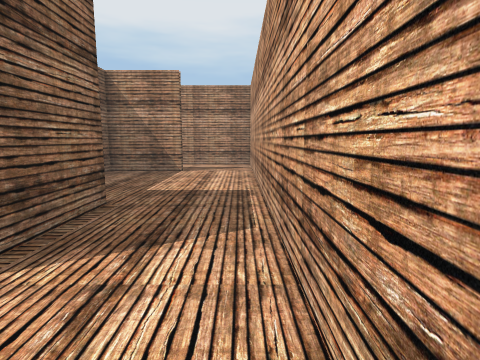
View 1 (above)

22 first-person views from a walk through a 3-D level made in the Unity game engine. The camera is 1.2 m above the floor, tilts 8° down and sees 80° across. Doors are open. The floor is counted in squares, 1 m on a side. Each view is taken from the middle of a square. On the plan, view 1 faces up. The plan holds only what a view shows up to about 13 squares ahead; the rest is blank.

View 2
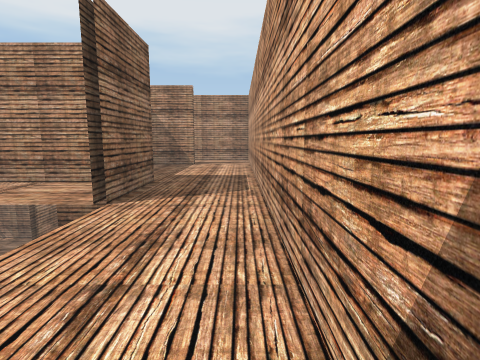

View 3
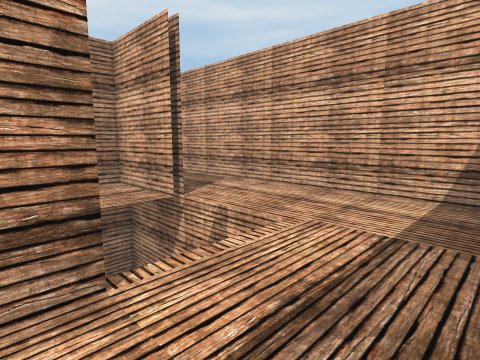

View 4
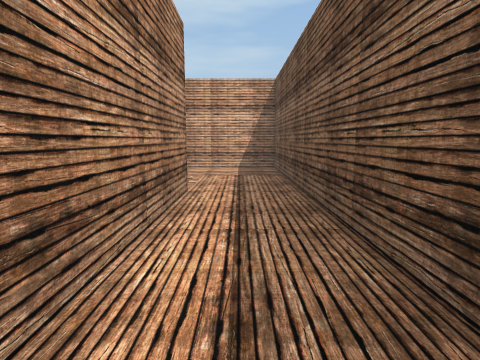

View 5
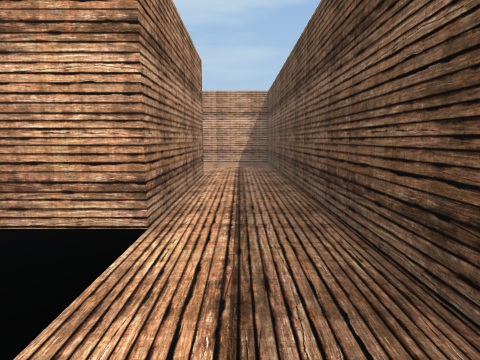

View 6
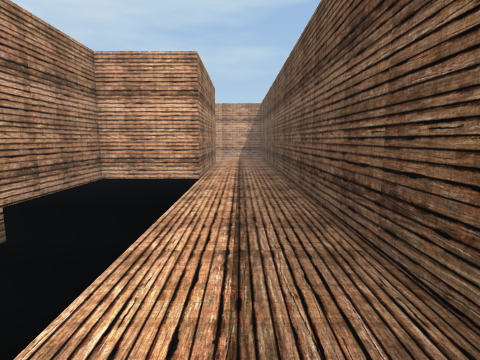

View 7
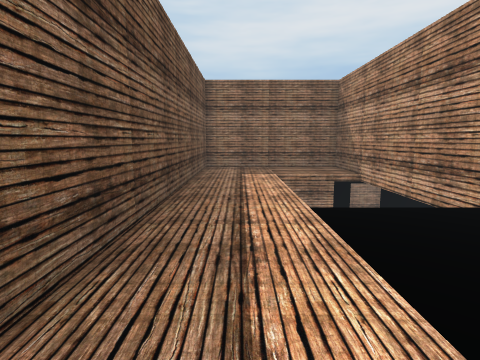

View 8
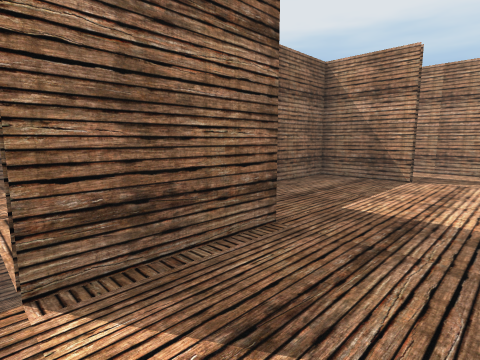

View 9
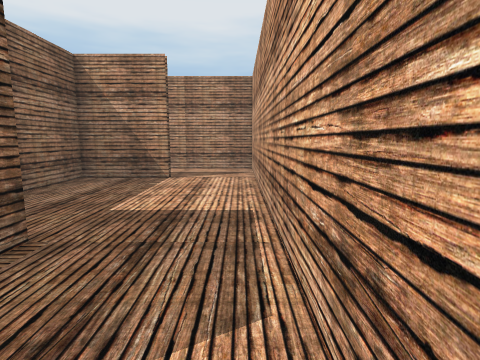

View 10
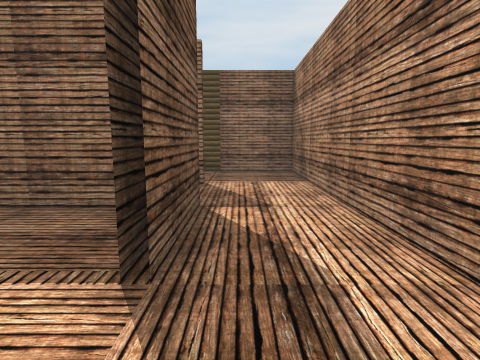

View 11
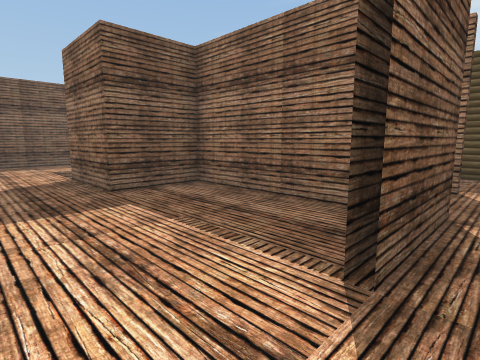

View 12
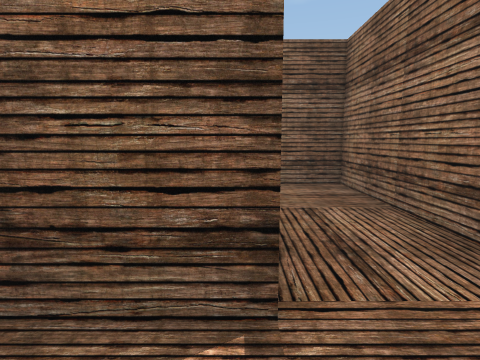

View 13
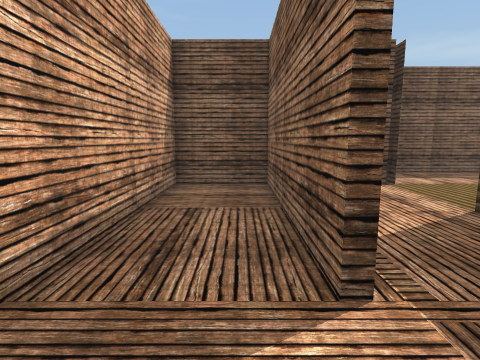

View 14
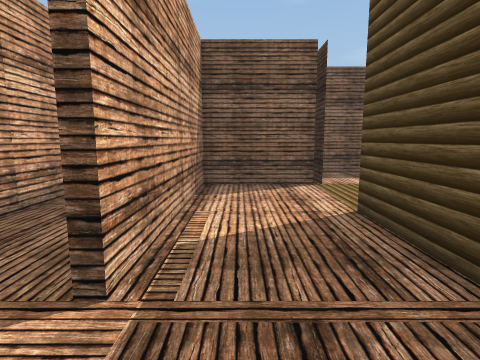

View 15
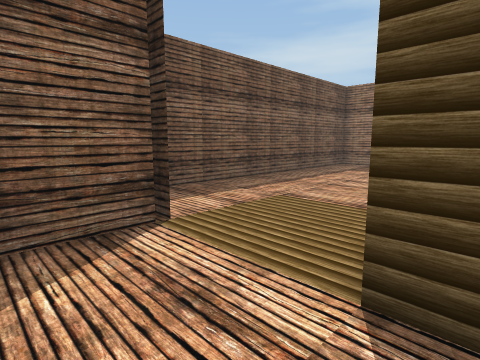

View 16
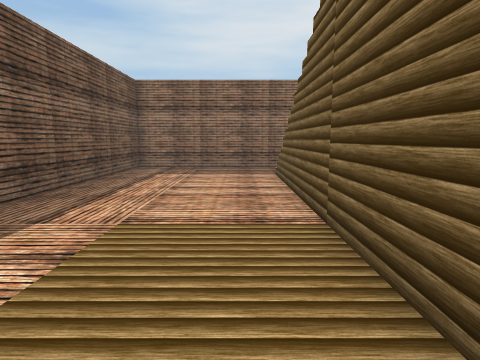

View 17
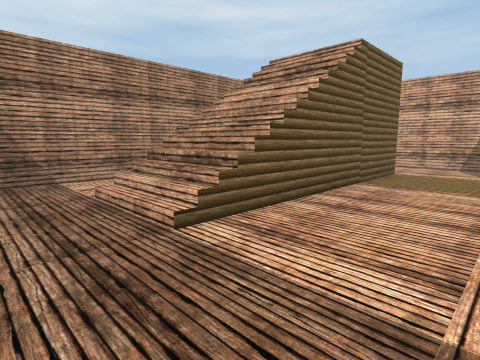

View 18
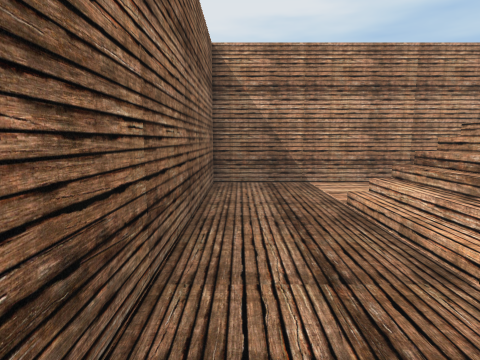

View 19
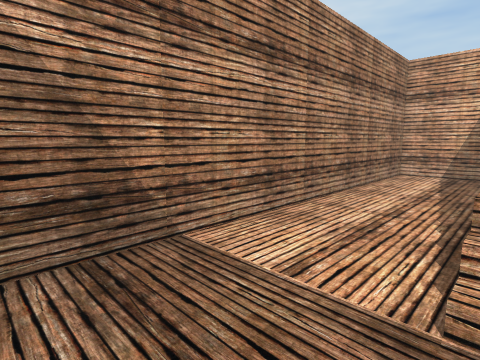

View 20
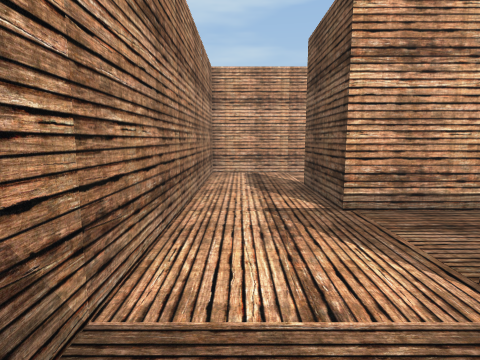

View 21
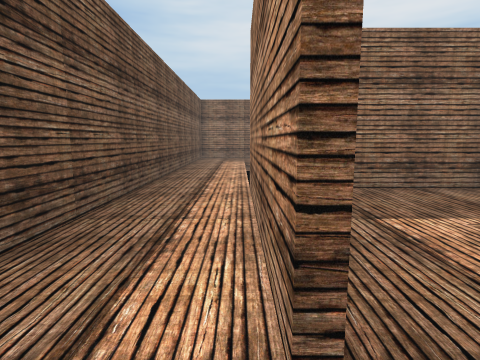

View 22
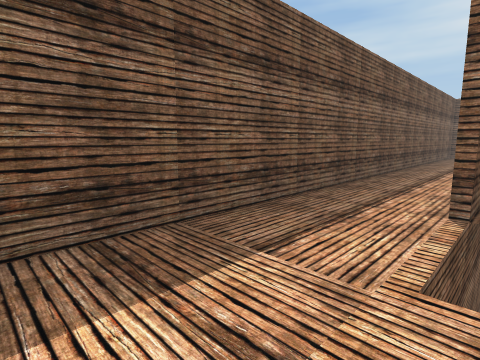

### Floor plan
Key: @ floor where view 1 was taken; # wall or solid block; . floor; / step, stairs or slope; D open door; = window, fence, low wall or low ledge; v drop or lower ground.
Columns run from 23 left of view 1 to 1 right of it. Each row starts with its distance up from view 1.
 14 #########################
 13 #...........#...........#
 12 #...........#...........#
 11 #..//////   v.....###...#
 10 #..//////   ...#..#.....#
  9 #..//////   v..#..#.....#
  8 #...=////DDDD..#..#.....#
  7 #........DDDD..#..#.....#
  6 #........DDDD..#..#.....#
  5 #...........###DDD###...#
  4 #...........#..  D..#...#
  3 #...........#..DDD..#...#
  2 #############.....DDD...#
  1 #..v  vvv...#..... DD...#
  0 #..v   vv...#    #DDD..@#
 -1 #...........######......#
 -2 #.......................#
 -3 #.......................#
 -4 #########################

Where each view was taken, in squares from view 1:
view 1: 0 up, 0 right, facing up
view 2: 3 down, 0 right, facing up
view 3: 3 down, 6 left, facing up-right
view 4: 2 down, 12 left, facing right
view 5: 2 down, 15 left, facing right
view 6: 2 down, 20 left, facing right
view 7: 2 down, 10 left, facing left
view 8: 2 up, 0 right, facing up-left
view 9: 2 up, 0 right, facing up
view 10: 12 up, 0 right, facing left
view 11: 12 up, 0 right, facing down-left
view 12: 13 up, 5 left, facing down
view 13: 13 up, 7 left, facing down
view 14: 13 up, 9 left, facing down
view 15: 9 up, 9 left, facing down-left
view 16: 7 up, 10 left, facing left
view 17: 5 up, 22 left, facing up-right
view 18: 6 up, 22 left, facing up
view 19: 11 up, 22 left, facing up-right
view 20: 13 up, 10 left, facing right
view 21: 1 down, 4 left, facing left
view 22: 0 up, 0 right, facing down-left
